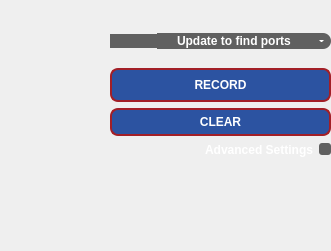
           <widget class="QFrame" name="record_config_area">
            <property name="enabled">
             <bool>true</bool>
            </property>
            <property name="geometry">
             <rect>
              <x>10</x>
              <y>390</y>
              <width>331</width>
              <height>251</height>
             </rect>
            </property>
            <property name="styleSheet">
             <string notr="true">QCheckBox{color:#FFFFFF;font:7pt&quot;DejaVu Sans&quot;;font-weight:bold;}QCheckBox::indicator{width:12px;height:12px;background-color:#606060;border-radius:3px;}QCheckBox::indicator:checked{background-color:#A21F27;}QLabel{color:#FFFFFF;font:7pt&quot;DejaVu Sans&quot;;font-weight:bold;}QLineEdit{border:#969696;background-color:#606060;border-radius:8px;color:#FFFFFF;font:7pt&quot;DejaVu Sans&quot;;font-weight:bold;}</string>
            </property>
            <widget class="QWidget" name="layoutWidget">
             <property name="geometry">
              <rect>
               <x>10</x>
               <y>20</y>
               <width>321</width>
               <height>151</height>
              </rect>
             </property>
             <layout class="QHBoxLayout" name="horizontalLayout_4">
              <item>
               <widget class="QLabel" name="logo_image_label1">
                <property name="sizePolicy">
                 <sizepolicy hsizetype="Maximum" vsizetype="Maximum">
                  <horstretch>0</horstretch>
                  <verstretch>0</verstretch>
                 </sizepolicy>
                </property>
                <property name="maximumSize">
                 <size>
                  <width>94</width>
                  <height>123</height>
                 </size>
                </property>
                <property name="text">
                 <string/>
                </property>
                <property name="pixmap">
                 <pixmap>icon/nnc_logo.png</pixmap>
                </property>
                <property name="scaledContents">
                 <bool>true</bool>
                </property>
                <property name="alignment">
                 <set>Qt::AlignCenter</set>
                </property>
               </widget>
              </item>
              <item>
               <layout class="QVBoxLayout" name="verticalLayout_5">
                <item>
                 <layout class="QGridLayout" name="gridLayout_10">
                  <property name="spacing">
                   <number>0</number>
                  </property>
                  <item row="0" column="0">
                   <widget class="QPushButton" name="usb_port">
                    <property name="styleSheet">
                     <string notr="true">QPushButton{border-top-left-radius:8px;border-bottom-left-radius:8px;background-color:#606060;padding:0px}QPushButton:pressed{border:2px solid #A21F27;border-top-left-radius:8px;border-bottom-left-radius:8px;background-color:#A21F27;color:#FFFFFF;}QPushButton::!enabled{border:2px solid #969696;border-top-left-radius:8px;border-bottom-left-radius:8px;;background-color:#606060;color:#FFFFFF;font:7pt&quot;DejaVu Sans&quot;;font-weight:bold;}</string>
                    </property>
                    <property name="text">
                     <string/>
                    </property>
                    <property name="icon">
                     <iconset>
                      <normaloff>icon/nnc_update_button.png</normaloff>icon/nnc_update_button.png</iconset>
                    </property>
                   </widget>
                  </item>
                  <item row="0" column="1">
                   <widget class="QComboBox" name="usb_port_combobox">
                    <property name="cursor">
                     <cursorShape>PointingHandCursor</cursorShape>
                    </property>
                    <property name="toolTip">
                     <string>&lt;html&gt;&lt;head/&gt;&lt;body&gt;&lt;p&gt;Select which USB port is connected to the acquisition system (eg Arduino). If the list is empty, update it using the button on the left. Make sure the port selected is the correct one.&lt;/p&gt;&lt;/body&gt;&lt;/html&gt;</string>
                    </property>
                    <property name="styleSheet">
                     <string notr="true">QComboBox{color:#FFFFFF;font:7pt&quot;DejaVu Sans&quot;;font-weight:bold;background-color:#606060;border:0px;border-top-right-radius:8px;border-bottom-right-radius:8px;padding-left:20px;padding-right:20px;}QListView{color:#FFFFFF;font:7pt&quot;DejaVu Sans&quot;;font-weight:bold;background-color:#969696;border:0px;}QListView{color:#FFFFFF;font:7pt&quot;DejaVu Sans&quot;;font-weight:bold;background-color:#606060;border:0px;border-radius:6px;}QComboBox::drop-down{width:20px;border:5px;}QComboBox::down-arrow{border-left:2px solid none;border-right:2px solid none;border-top:2px solid #FFFFFF;width:0.5px;height:0.5px;border-radius:2px;}QComboBox::down-arrow:hover{background-color:#606060;border-left:2px solid none;border-right:2px solid none;border-top:2px solid #A21F27;width:0.5px;height:1px;border-radius:2px;}QAbstractItemView{border:2px solid #969696;selection-background-color:#2C53A1;}</string>
                    </property>
                    <property name="currentText">
                     <string notr="true">Update to find ports</string>
                    </property>
                    <property name="currentIndex">
                     <number>0</number>
                    </property>
                    <item>
                     <property name="text">
                      <string notr="true">Update to find ports</string>
                     </property>
                    </item>
                   </widget>
                  </item>
                 </layout>
                </item>
                <item>
                 <layout class="QVBoxLayout" name="verticalLayout_4">
                  <item>
                   <widget class="QPushButton" name="record_button">
                    <property name="cursor">
                     <cursorShape>PointingHandCursor</cursorShape>
                    </property>
                    <property name="toolTip">
                     <string>&lt;html&gt;&lt;head/&gt;&lt;body&gt;&lt;p&gt;Go to pre-view mode: Click to start acquiring signals in visualization mode. In this mode, the record is made but not stored so that the user can check the signals.&lt;/p&gt;&lt;/body&gt;&lt;/html&gt;</string>
                    </property>
                    <property name="styleSheet">
                     <string notr="true">QPushButton{border:2px solid #A21F27;border-radius:8px;background-color:#2C53A1;color:#FFFFFF;font:13pt&quot;DejaVu Sans&quot;;font-weight:bold;padding:8px}QPushButton:pressed{border:2px solid #A21F27;border-radius:8px;background-color:#A21F27;color:#FFFFFF;padding:8px}QPushButton::!enabled{border:2px solid #969696;border-radius:8px;background-color:#606060;color:#FFFFFF;font:7pt&quot;Helvetica&quot;;font-weight:bold;padding:8px;}</string>
                    </property>
                    <property name="text">
                     <string notr="true">RECORD</string>
                    </property>
                    <property name="checked">
                     <bool>false</bool>
                    </property>
                   </widget>
                  </item>
                  <item>
                   <widget class="QPushButton" name="clear_button">
                    <property name="cursor">
                     <cursorShape>PointingHandCursor</cursorShape>
                    </property>
                    <property name="toolTip">
                     <string>&lt;html&gt;&lt;head/&gt;&lt;body&gt;&lt;p&gt;Restores all settings.&lt;/p&gt;&lt;/body&gt;&lt;/html&gt;</string>
                    </property>
                    <property name="styleSheet">
                     <string notr="true">QPushButton{border:2px solid #A21F27;border-radius:8px;background-color:#2C53A1;color:#FFFFFF;font:8pt&quot;DejaVu Sans&quot;;font-weight:bold;padding:5px}QPushButton:pressed{border:2px solid #A21F27;border-radius:8px;background-color:#A21F27;color:#FFFFFF;padding:5px}QPushButton::!enabled{border:2px solid #969696;border-radius:8px;background-color:#606060;color:#FFFFFF;font:7pt&quot;Helvetica&quot;;font-weight:bold;padding:5px}</string>
                    </property>
                    <property name="text">
                     <string notr="true">CLEAR</string>
                    </property>
                   </widget>
                  </item>
                  <item>
                   <widget class="QCheckBox" name="advanced_checkbox">
                    <property name="toolTip">
                     <string>&lt;html&gt;&lt;head/&gt;&lt;body&gt;&lt;p&gt;Check this option and click on &amp;quot;Record&amp;quot; to open the advanced settings window for direct communication with the DAC chip.&lt;/p&gt;&lt;/body&gt;&lt;/html&gt;</string>
                    </property>
                    <property name="layoutDirection">
                     <enum>Qt::RightToLeft</enum>
                    </property>
                    <property name="text">
                     <string>Advanced Settings</string>
                    </property>
                   </widget>
                  </item>
                 </layout>
                </item>
               </layout>
              </item>
             </layout>
            </widget>
           </widget>
